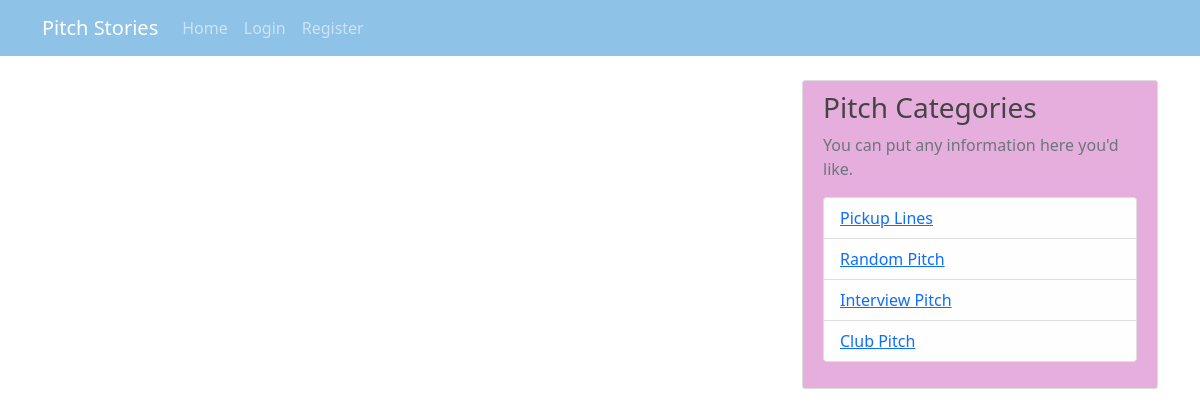
The app's page /, older data.
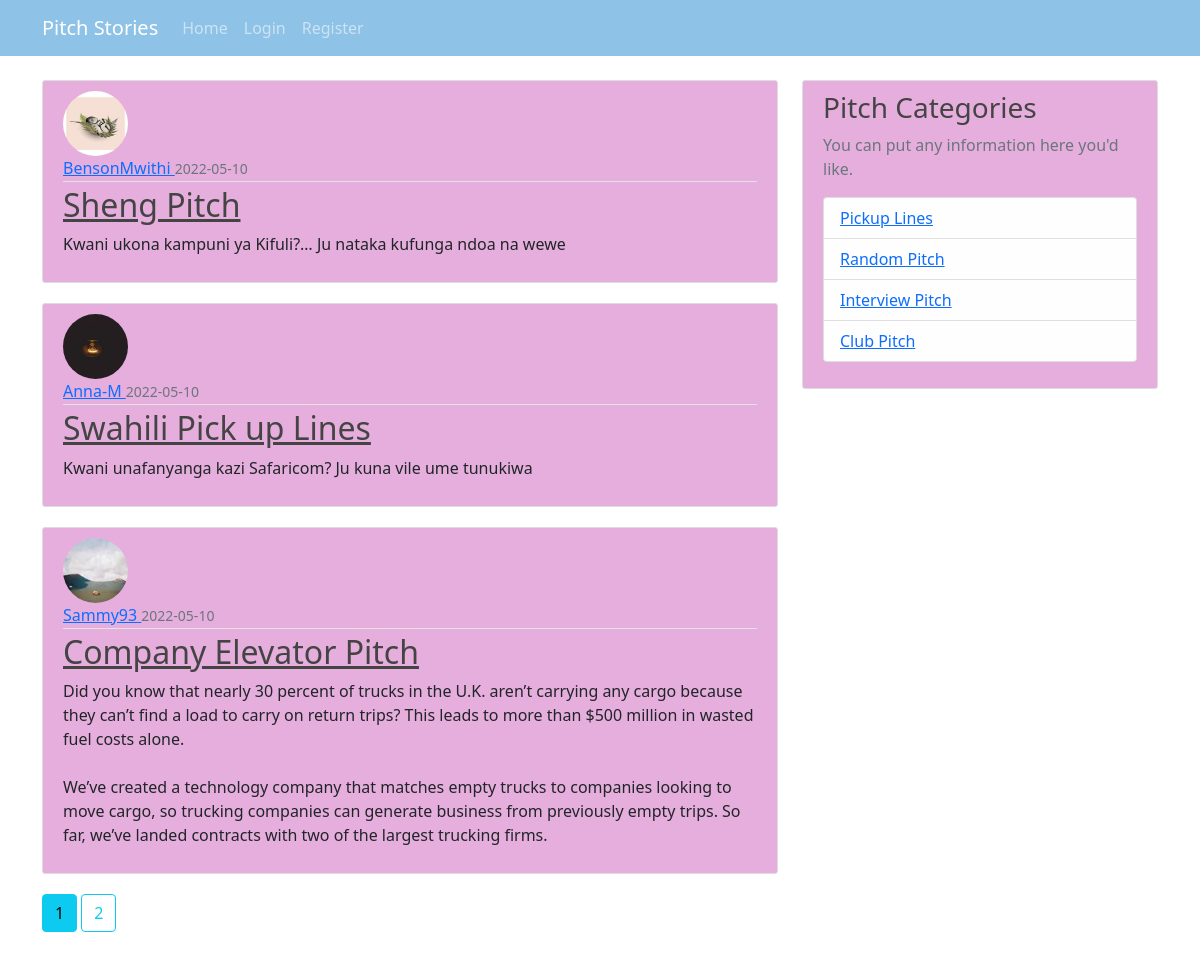
The same page, newer data.
### app/models.py (models this page shows, shortened)
class Post(db.Model):
    id = db.Column(db.Integer, primary_key=True)
    title = db.Column(db.String(100), nullable=False)
    date_posted = db.Column(db.DateTime, nullable=False, default=datetime.utcnow)
    content = db.Column(db.Text, nullable=False)
    user_id = db.Column(db.Integer, db.ForeignKey('user.id'), nullable=False)

class User(db.Model, UserMixin):
    id = db.Column(db.Integer, primary_key= True)
    username = db.Column(db.String(20), unique= True,nullable= False )
    email = db.Column(db.String(120), unique = True, nullable = False)
    image_file = db.Column(db.String(20),nullable= False, default = 'default.jpg')
    password = db.Column(db.String(60), nullable = False)
    posts = db.relationship('Post', backref= 'author', lazy= True)

### app/views.py (the view)
@app.route('/')
def home():
    page = request.args.get('page', 1, type =int)
    posts = Post.query.order_by(Post.date_posted.desc()).paginate(page=page, per_page=3)
    title = 'Pitch Stories'
    return render_template('index.html', title=title, posts=posts)

### app/templates/index.html (shortened to what this page needs)
{% extends 'base.html'%}
{%block content%}
    {% for post in posts.items %}
    <article class= 'media content-section'>
        <img class='rounded-circle article-img' src="{{ url_for('static', filename='profile_pics/'+ post.author.image_file) }}">
        <div class= 'media-body'>
            <div class= 'article-metadata'>
                <a class='mr-2' href='#'> {{ post.author.username}} </a>
                <small class='text-muted'> {{post.date_posted.strftime('%Y-%m-%d')}}</small>
            </div>
            <h2><a class='article-title' href="{{ url_for('post', post_id=post.id) }}">{{ post.title }}</a> </h2>
            <p class = 'article-content'>{{ post.content }}</p>
        </div>
    </article>
    {%endfor%}
    {% for page_num in posts.iter_pages(left_edge=1, right_edge=1, left_current=1, right_current=2) %}
        {% if page_num %}
            {% if posts.page == page_num %}
            <a class="btn btn-info mb-4" href="{{ url_for('home', page=page_num)}}">{{ page_num }}</a>
            {% else %}
            <a class="btn btn-outline-info mb-4" href="{{ url_for('home', page=page_num)}}">{{ page_num }}</a>
            {% endif %}
        {% else %}
        ...
        {% endif %}
    {% endfor %}
{%endblock content%}

### app/templates/base.html (shortened to what this page needs)
<!DOCTYPE html>
<html>
  <head>
    <link rel="stylesheet" href="{{ url_for('static', filename= 'css/index.css')}}" type="text/css">
    <link href="https://cdn.jsdelivr.net/npm/bootstrap@5.1.3/dist/css/bootstrap.min.css" rel="stylesheet">
  </head>
  <body>
    <header class="site-header">
      <nav class="navbar navbar-expand-md navbar-dark bg-steel">
        <div class="container">
          <a class="navbar-brand mr-4" href="/">Pitch Stories</a>
          <div class="collapse navbar-collapse" id="navbarToggle">
            <div class="navbar-nav mr-auto">
              <a class="nav-item nav-link" href="{{ url_for('home') }}">Home</a>
            </div>
            <div class="navbar-nav">
            {% if current_user.is_authenticated %}
              <a class="nav-item nav-link" href="{{ url_for('new_post') }}">New Pitch</a>
              <a class="nav-item nav-link" href="{{ url_for('account') }}">Account</a>
              <a class="nav-item nav-link" href="{{ url_for('logout') }}">Logout</a>
            {% else %}
              <a class="nav-item nav-link" href="{{ url_for('login') }}">Login</a>
              <a class="nav-item nav-link" href="{{ url_for('register') }}">Register</a>
            {% endif %}
            </div>
          </div>
        </div>
      </nav>
    </header>
    <main role="main" class="container">
      <div class="row">
        <div class="col-md-8">
          {% block content %}{% endblock %}
        </div>
        <div class="col-md-4">
          <div class="content-section">
            <h3>Pitch Categories</h3>
            <p class='text-muted'>You can put any information here you'd like.
              <ul class="list-group">
                <li class="list-group-item list-group-item-light">
                  <a href ="{{ url_for('login') }}">Pickup Lines</a>
                </li>
                <li class="list-group-item list-group-item-light">
                  <a href= "{{ url_for('login') }}">Random Pitch</a>
                </li>
                <li class="list-group-item list-group-item-light">
                  <a href= "{{ url_for('login') }}">Interview Pitch</a>
                </li>
                <li class="list-group-item list-group-item-light">
                  <a href="{{ url_for('login') }}">Club Pitch</a>
                </li>
              </ul>
            </p>
          </div>
        </div>
      </div>
    </main>
  </body>
</html>

### app/static/css/index.css (style rules this page uses)
body { background: #a2ccc8; color: #333333; margin-top: 5rem; }
h1, h2, h3, h4, h5, h6 { color: #444444; }
.bg-steel { background-color: #8ec2e7; color: #000; }
.site-header .navbar-nav .nav-link { color: #b83184; }
.content-section { background: #e6aedd; padding: 10px 20px; border: 1px solid #dddddd; border-radius: 3px; margin-bottom: 20px; }
.article-title { color: #444444; }
.article-content { white-space: pre-line; }
.article-img { height: 65px; width: 65px; margin-right: 16px; }
.article-metadata { padding-bottom: 1px; margin-bottom: 4px; border-bottom: 1px solid #e3e3e3 }
.site-header { height: 10vh; color:#333; }

Row changes from the older to the newer data that the page shows:
added Post: image_file (picture), author.username "BensonMwithi", date_posted "2022-05-10", title "Sheng Pitch", content "Kwani ukona kampuni ya Kifuli?… Ju nataka kufunga ndoa na wewe"
added Post: image_file (picture), author.username "Anna-M", date_posted "2022-05-10", title "Swahili Pick up Lines", content "Kwani unafanyanga kazi Safaricom? Ju kuna vile ume tunukiwa"
added Post: image_file (picture), author.username "Sammy93", date_posted "2022-05-10", title "Company Elevator Pitch", content "Did you know that nearly 30 percent of trucks in the U.K. aren’t carrying any cargo because they can’t find a load to carry on return trips? This leads to more than $500 million in wasted fuel costs alone. We’ve created a technology company that matches empty trucks to companies looking to move cargo, so trucking companies can generate business from previously empty trips. So far, we’ve landed contracts with two of the largest trucking firms."
Text that changed along with them:
new list line: "1"
new list line: "2"
